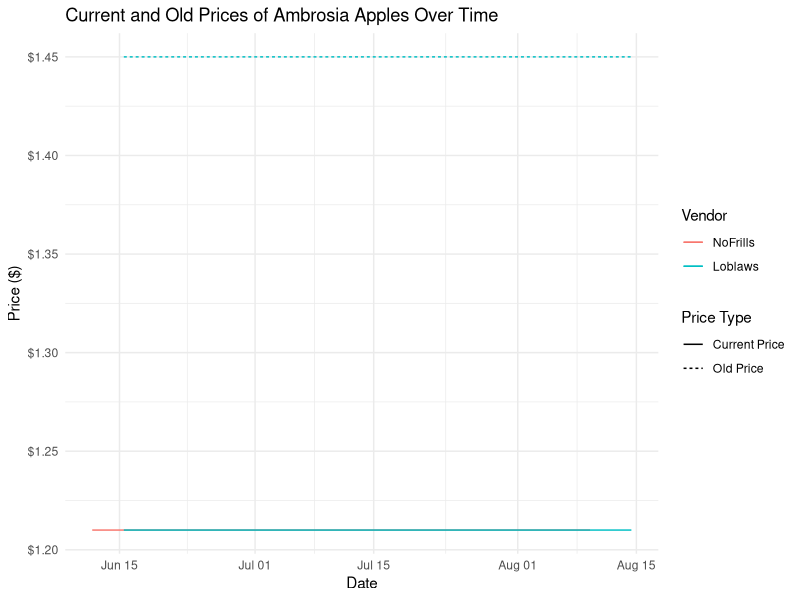

This chart was generated by the following R code:
## ---- chunk 1
#| include: false
#| warning: false
#| message: false

library(tidyverse)
library(readr)
library(ggplot2)
library(dplyr)
library(tidyr)
library(tibble)
library(knitr)

data <- read_csv("../data/clean_data.csv")
## ---- chunk 2
#| echo: false
#| eval: true
#| label: tbl-loblaws_data
#| tbl-cap: "Ambrosia Apples Data of Loblaws"
#| warning: false

data |>
  filter(product_vendor == "Loblaws") |>
  select(product_name,product_vendor,current_price,old_price,nowtime) |>      # Select the first 3 columns
  kable(
    col.names = c("Product Name","Product Vendor","Product Price(current)","Product Price(old)","Date"),
    booktabs = TRUE
  )
## ---- chunk 3
#| echo: false
#| eval: true
#| label: tbl-nofrills_data
#| tbl-cap: "Ambrosia Apples Data of NoFrills"
#| tbl-width: 2
#| tbl-height: 2
#| warning: false

data |>
  filter(product_vendor == "NoFrills") |>
  select(product_name,product_vendor,current_price,old_price,nowtime) |>    
  kable(
    col.names = c("Product Name","Product Vendor","Product Price (current)","Product Price (old)","Date"),
    booktabs = TRUE
  )
## ---- chunk 4
#| label: fig-compare_price_vendor
#| fig-cap: Current and Old Prices of Ambrosia Apples Over Time
#| echo: false
#| warning: false
#| message: false

data$nowtime <- as.POSIXct(data$nowtime, format="%Y-%m-%d %H:%M:%S")

data$product_vendor <- factor(data$product_vendor, levels = c("NoFrills", "Loblaws"))

# Create the line plot
ggplot(data, aes(x = nowtime)) +
  geom_line(aes(y = current_price, color = product_vendor, linetype = "Current Price")) +
  geom_line(aes(y = old_price, color = product_vendor, linetype = "Old Price")) +
  labs(title = "Current and Old Prices of Ambrosia Apples Over Time",
       x = "Date",
       y = "Price ($)",
       color = "Vendor",
       linetype = "Price Type") +
  theme_minimal() +
  scale_y_continuous(labels = scales::dollar_format()) +
  theme(legend.position = "right")
